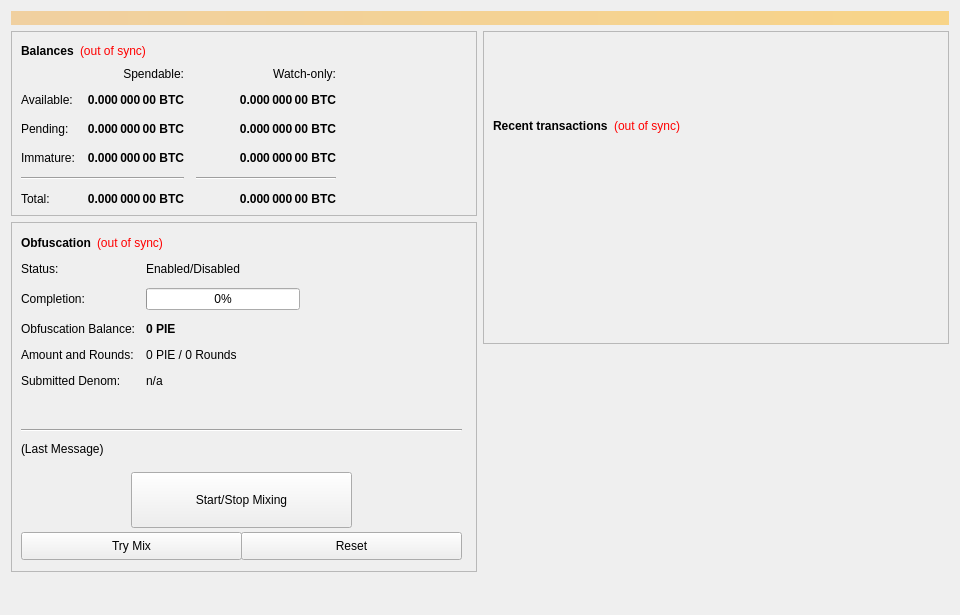
<?xml version="1.0" encoding="UTF-8"?>
<ui version="4.0">
 <class>OverviewPage</class>
 <widget class="QWidget" name="OverviewPage">
  <property name="geometry">
   <rect>
    <x>0</x>
    <y>0</y>
    <width>960</width>
    <height>615</height>
   </rect>
  </property>
  <property name="minimumSize">
   <size>
    <width>960</width>
    <height>0</height>
   </size>
  </property>
  <property name="windowTitle">
   <string>Form</string>
  </property>
  <layout class="QVBoxLayout" name="topLayout">
   <item>
    <widget class="QLabel" name="labelAlerts">
     <property name="visible">
      <bool>false</bool>
     </property>
     <property name="styleSheet">
      <string notr="true">background-color: qlineargradient(x1: 0, y1: 0, x2: 1, y2: 0, stop:0 #F0D0A0, stop:1 #F8D488); color:#000000;</string>
     </property>
     <property name="wordWrap">
      <bool>true</bool>
     </property>
     <property name="margin">
      <number>3</number>
     </property>
    </widget>
   </item>
   <item>
    <layout class="QHBoxLayout" name="horizontalLayout" stretch="1,1">
     <item>
      <layout class="QVBoxLayout" name="verticalLayout_2">
       <item>
        <widget class="QFrame" name="frame">
         <property name="frameShape">
          <enum>QFrame::StyledPanel</enum>
         </property>
         <property name="frameShadow">
          <enum>QFrame::Raised</enum>
         </property>
         <layout class="QVBoxLayout" name="verticalLayout_4">
          <item>
           <layout class="QHBoxLayout" name="horizontalLayout_4">
            <item>
             <widget class="QLabel" name="label_5">
              <property name="font">
               <font>
                <weight>75</weight>
                <bold>true</bold>
               </font>
              </property>
              <property name="text">
               <string>Balances</string>
              </property>
             </widget>
            </item>
            <item>
             <widget class="QLabel" name="labelWalletStatus">
              <property name="cursor">
               <cursorShape>WhatsThisCursor</cursorShape>
              </property>
              <property name="toolTip">
               <string>The displayed information may be out of date. Your wallet automatically synchronizes with the rogaverse network after a connection is established, but this process has not completed yet.</string>
              </property>
              <property name="styleSheet">
               <string notr="true">QLabel { color: red; }</string>
              </property>
              <property name="text">
               <string notr="true">(out of sync)</string>
              </property>
              <property name="alignment">
               <set>Qt::AlignLeading|Qt::AlignLeft|Qt::AlignVCenter</set>
              </property>
             </widget>
            </item>
            <item>
             <spacer name="horizontalSpacer_3">
              <property name="orientation">
               <enum>Qt::Horizontal</enum>
              </property>
              <property name="sizeHint" stdset="0">
               <size>
                <width>40</width>
                <height>20</height>
               </size>
              </property>
             </spacer>
            </item>
           </layout>
          </item>
          <item>
           <layout class="QGridLayout" name="gridLayout">
            <property name="spacing">
             <number>12</number>
            </property>
            <item row="2" column="2">
             <widget class="QLabel" name="labelWatchPending">
              <property name="font">
               <font>
                <weight>75</weight>
                <bold>true</bold>
               </font>
              </property>
              <property name="cursor">
               <cursorShape>IBeamCursor</cursorShape>
              </property>
              <property name="toolTip">
               <string>Unconfirmed transactions to watch-only addresses</string>
              </property>
              <property name="text">
               <string notr="true">0.000 000 00 BTC</string>
              </property>
              <property name="alignment">
               <set>Qt::AlignRight|Qt::AlignTrailing|Qt::AlignVCenter</set>
              </property>
              <property name="textInteractionFlags">
               <set>Qt::LinksAccessibleByMouse|Qt::TextSelectableByKeyboard|Qt::TextSelectableByMouse</set>
              </property>
             </widget>
            </item>
            <item row="2" column="1">
             <widget class="QLabel" name="labelUnconfirmed">
              <property name="font">
               <font>
                <weight>75</weight>
                <bold>true</bold>
               </font>
              </property>
              <property name="cursor">
               <cursorShape>IBeamCursor</cursorShape>
              </property>
              <property name="toolTip">
               <string>Total of transactions that have yet to be confirmed, and do not yet count toward the spendable balance</string>
              </property>
              <property name="text">
               <string notr="true">0.000 000 00 BTC</string>
              </property>
              <property name="alignment">
               <set>Qt::AlignRight|Qt::AlignTrailing|Qt::AlignVCenter</set>
              </property>
              <property name="textInteractionFlags">
               <set>Qt::LinksAccessibleByMouse|Qt::TextSelectableByKeyboard|Qt::TextSelectableByMouse</set>
              </property>
             </widget>
            </item>
            <item row="3" column="2">
             <widget class="QLabel" name="labelWatchImmature">
              <property name="font">
               <font>
                <weight>75</weight>
                <bold>true</bold>
               </font>
              </property>
              <property name="cursor">
               <cursorShape>IBeamCursor</cursorShape>
              </property>
              <property name="toolTip">
               <string>Staked or masternode rewards in watch-only addresses that has not yet matured</string>
              </property>
              <property name="text">
               <string notr="true">0.000 000 00 BTC</string>
              </property>
              <property name="alignment">
               <set>Qt::AlignRight|Qt::AlignTrailing|Qt::AlignVCenter</set>
              </property>
              <property name="textInteractionFlags">
               <set>Qt::LinksAccessibleByMouse|Qt::TextSelectableByKeyboard|Qt::TextSelectableByMouse</set>
              </property>
             </widget>
            </item>
            <item row="4" column="0" colspan="2">
             <widget class="Line" name="lineSpendableBalance">
              <property name="orientation">
               <enum>Qt::Horizontal</enum>
              </property>
             </widget>
            </item>
            <item row="4" column="2">
             <widget class="Line" name="lineWatchBalance">
              <property name="sizePolicy">
               <sizepolicy hsizetype="Preferred" vsizetype="Fixed">
                <horstretch>0</horstretch>
                <verstretch>0</verstretch>
               </sizepolicy>
              </property>
              <property name="minimumSize">
               <size>
                <width>140</width>
                <height>0</height>
               </size>
              </property>
              <property name="orientation">
               <enum>Qt::Horizontal</enum>
              </property>
             </widget>
            </item>
            <item row="5" column="0">
             <widget class="QLabel" name="labelTotalText">
              <property name="text">
               <string>Total:</string>
              </property>
             </widget>
            </item>
            <item row="3" column="1">
             <widget class="QLabel" name="labelImmature">
              <property name="font">
               <font>
                <weight>75</weight>
                <bold>true</bold>
               </font>
              </property>
              <property name="cursor">
               <cursorShape>IBeamCursor</cursorShape>
              </property>
              <property name="toolTip">
               <string>Staked or masternode rewards that has not yet matured</string>
              </property>
              <property name="text">
               <string notr="true">0.000 000 00 BTC</string>
              </property>
              <property name="alignment">
               <set>Qt::AlignRight|Qt::AlignTrailing|Qt::AlignVCenter</set>
              </property>
              <property name="textInteractionFlags">
               <set>Qt::LinksAccessibleByMouse|Qt::TextSelectableByKeyboard|Qt::TextSelectableByMouse</set>
              </property>
             </widget>
            </item>
            <item row="2" column="3">
             <spacer name="horizontalSpacer_2">
              <property name="orientation">
               <enum>Qt::Horizontal</enum>
              </property>
              <property name="sizeHint" stdset="0">
               <size>
                <width>40</width>
                <height>20</height>
               </size>
              </property>
             </spacer>
            </item>
            <item row="3" column="0">
             <widget class="QLabel" name="labelImmatureText">
              <property name="text">
               <string>Immature:</string>
              </property>
             </widget>
            </item>
            <item row="5" column="1">
             <widget class="QLabel" name="labelTotal">
              <property name="font">
               <font>
                <weight>75</weight>
                <bold>true</bold>
               </font>
              </property>
              <property name="cursor">
               <cursorShape>IBeamCursor</cursorShape>
              </property>
              <property name="toolTip">
               <string>Your current total balance</string>
              </property>
              <property name="text">
               <string notr="true">0.000 000 00 BTC</string>
              </property>
              <property name="alignment">
               <set>Qt::AlignRight|Qt::AlignTrailing|Qt::AlignVCenter</set>
              </property>
              <property name="textInteractionFlags">
               <set>Qt::LinksAccessibleByMouse|Qt::TextSelectableByKeyboard|Qt::TextSelectableByMouse</set>
              </property>
             </widget>
            </item>
            <item row="5" column="2">
             <widget class="QLabel" name="labelWatchTotal">
              <property name="font">
               <font>
                <weight>75</weight>
                <bold>true</bold>
               </font>
              </property>
              <property name="cursor">
               <cursorShape>IBeamCursor</cursorShape>
              </property>
              <property name="toolTip">
               <string>Current total balance in watch-only addresses</string>
              </property>
              <property name="text">
               <string notr="true">0.000 000 00 BTC</string>
              </property>
              <property name="alignment">
               <set>Qt::AlignRight|Qt::AlignTrailing|Qt::AlignVCenter</set>
              </property>
              <property name="textInteractionFlags">
               <set>Qt::LinksAccessibleByMouse|Qt::TextSelectableByKeyboard|Qt::TextSelectableByMouse</set>
              </property>
             </widget>
            </item>
            <item row="0" column="2">
             <widget class="QLabel" name="labelWatchonly">
              <property name="text">
               <string>Watch-only:</string>
              </property>
              <property name="alignment">
               <set>Qt::AlignRight|Qt::AlignTrailing|Qt::AlignVCenter</set>
              </property>
             </widget>
            </item>
            <item row="1" column="0">
             <widget class="QLabel" name="labelBalanceText">
              <property name="text">
               <string>Available:</string>
              </property>
             </widget>
            </item>
            <item row="1" column="1">
             <widget class="QLabel" name="labelBalance">
              <property name="font">
               <font>
                <weight>75</weight>
                <bold>true</bold>
               </font>
              </property>
              <property name="cursor">
               <cursorShape>IBeamCursor</cursorShape>
              </property>
              <property name="toolTip">
               <string>Your current spendable balance</string>
              </property>
              <property name="text">
               <string notr="true">0.000 000 00 BTC</string>
              </property>
              <property name="alignment">
               <set>Qt::AlignRight|Qt::AlignTrailing|Qt::AlignVCenter</set>
              </property>
              <property name="textInteractionFlags">
               <set>Qt::LinksAccessibleByMouse|Qt::TextSelectableByKeyboard|Qt::TextSelectableByMouse</set>
              </property>
             </widget>
            </item>
            <item row="1" column="2">
             <widget class="QLabel" name="labelWatchAvailable">
              <property name="font">
               <font>
                <weight>75</weight>
                <bold>true</bold>
               </font>
              </property>
              <property name="cursor">
               <cursorShape>IBeamCursor</cursorShape>
              </property>
              <property name="toolTip">
               <string>Your current balance in watch-only addresses</string>
              </property>
              <property name="text">
               <string notr="true">0.000 000 00 BTC</string>
              </property>
              <property name="alignment">
               <set>Qt::AlignRight|Qt::AlignTrailing|Qt::AlignVCenter</set>
              </property>
              <property name="textInteractionFlags">
               <set>Qt::LinksAccessibleByMouse|Qt::TextSelectableByKeyboard|Qt::TextSelectableByMouse</set>
              </property>
             </widget>
            </item>
            <item row="2" column="0">
             <widget class="QLabel" name="labelPendingText">
              <property name="text">
               <string>Pending:</string>
              </property>
             </widget>
            </item>
            <item row="0" column="1">
             <widget class="QLabel" name="labelSpendable">
              <property name="text">
               <string>Spendable:</string>
              </property>
              <property name="alignment">
               <set>Qt::AlignRight|Qt::AlignTrailing|Qt::AlignVCenter</set>
              </property>
             </widget>
            </item>
           </layout>
          </item>
         </layout>
        </widget>
       </item>
       <item>
        <widget class="QFrame" name="frameObfuscation">
         <property name="minimumSize">
          <size>
           <width>0</width>
           <height>350</height>
          </size>
         </property>
         <property name="layoutDirection">
          <enum>Qt::LeftToRight</enum>
         </property>
         <property name="frameShape">
          <enum>QFrame::StyledPanel</enum>
         </property>
         <property name="frameShadow">
          <enum>QFrame::Raised</enum>
         </property>
         <widget class="QWidget" name="formLayoutWidget">
          <property name="geometry">
           <rect>
            <x>10</x>
            <y>40</y>
            <width>451</width>
            <height>161</height>
           </rect>
          </property>
          <layout class="QFormLayout" name="formLayout">
           <property name="fieldGrowthPolicy">
            <enum>QFormLayout::AllNonFixedFieldsGrow</enum>
           </property>
           <property name="horizontalSpacing">
            <number>11</number>
           </property>
           <property name="verticalSpacing">
            <number>12</number>
           </property>
           <item row="0" column="0">
            <widget class="QLabel" name="label_6">
             <property name="text">
              <string>Status:</string>
             </property>
            </widget>
           </item>
           <item row="1" column="0">
            <widget class="QLabel" name="label_7">
             <property name="text">
              <string>Completion:</string>
             </property>
            </widget>
           </item>
           <item row="1" column="1">
            <widget class="QProgressBar" name="obfuscationProgress">
             <property name="maximumSize">
              <size>
               <width>154</width>
               <height>16777215</height>
              </size>
             </property>
             <property name="value">
              <number>0</number>
             </property>
            </widget>
           </item>
           <item row="2" column="0">
            <widget class="QLabel" name="labelAnonymizedText">
             <property name="text">
              <string>Obfuscation Balance:</string>
             </property>
            </widget>
           </item>
           <item row="2" column="1">
            <widget class="QLabel" name="labelAnonymized">
             <property name="font">
              <font>
               <weight>75</weight>
               <bold>true</bold>
              </font>
             </property>
             <property name="text">
              <string notr="true">0 PIE</string>
             </property>
            </widget>
           </item>
           <item row="3" column="0">
            <widget class="QLabel" name="label_8">
             <property name="text">
              <string>Amount and Rounds:</string>
             </property>
            </widget>
           </item>
           <item row="3" column="1">
            <widget class="QLabel" name="labelAmountRounds">
             <property name="text">
              <string>0 PIE / 0 Rounds</string>
             </property>
            </widget>
           </item>
           <item row="4" column="0">
            <widget class="QLabel" name="label_9">
             <property name="text">
              <string>Submitted Denom:</string>
             </property>
            </widget>
           </item>
           <item row="4" column="1">
            <widget class="QLabel" name="labelSubmittedDenom">
             <property name="toolTip">
              <string>The denominations you submitted to the Masternode.&lt;br&gt;To mix, other users must submit the exact same denominations.</string>
             </property>
             <property name="text">
              <string>n/a</string>
             </property>
            </widget>
           </item>
           <item row="0" column="1">
            <widget class="QLabel" name="obfuscationEnabled">
             <property name="text">
              <string>Enabled/Disabled</string>
             </property>
            </widget>
           </item>
          </layout>
         </widget>
         <widget class="QPushButton" name="runAutoDenom">
          <property name="geometry">
           <rect>
            <x>251</x>
            <y>17</y>
            <width>1</width>
            <height>1</height>
           </rect>
          </property>
          <property name="palette">
           <palette>
            <active>
             <colorrole role="WindowText">
              <brush brushstyle="SolidPattern">
               <color alpha="255">
                <red>0</red>
                <green>0</green>
                <blue>0</blue>
               </color>
              </brush>
             </colorrole>
             <colorrole role="Button">
              <brush brushstyle="SolidPattern">
               <color alpha="255">
                <red>239</red>
                <green>238</green>
                <blue>238</blue>
               </color>
              </brush>
             </colorrole>
             <colorrole role="Light">
              <brush brushstyle="SolidPattern">
               <color alpha="255">
                <red>255</red>
                <green>255</green>
                <blue>255</blue>
               </color>
              </brush>
             </colorrole>
             <colorrole role="Midlight">
              <brush brushstyle="SolidPattern">
               <color alpha="255">
                <red>247</red>
                <green>246</green>
                <blue>246</blue>
               </color>
              </brush>
             </colorrole>
             <colorrole role="Dark">
              <brush brushstyle="SolidPattern">
               <color alpha="255">
                <red>119</red>
                <green>119</green>
                <blue>119</blue>
               </color>
              </brush>
             </colorrole>
             <colorrole role="Mid">
              <brush brushstyle="SolidPattern">
               <color alpha="255">
                <red>159</red>
                <green>159</green>
                <blue>159</blue>
               </color>
              </brush>
             </colorrole>
             <colorrole role="Text">
              <brush brushstyle="SolidPattern">
               <color alpha="255">
                <red>0</red>
                <green>0</green>
                <blue>0</blue>
               </color>
              </brush>
             </colorrole>
             <colorrole role="BrightText">
              <brush brushstyle="SolidPattern">
               <color alpha="255">
                <red>255</red>
                <green>255</green>
                <blue>255</blue>
               </color>
              </brush>
             </colorrole>
             <colorrole role="ButtonText">
              <brush brushstyle="SolidPattern">
               <color alpha="255">
                <red>0</red>
                <green>0</green>
                <blue>0</blue>
               </color>
              </brush>
             </colorrole>
             <colorrole role="Base">
              <brush brushstyle="SolidPattern">
               <color alpha="255">
                <red>255</red>
                <green>255</green>
                <blue>255</blue>
               </color>
              </brush>
             </colorrole>
             <colorrole role="Window">
              <brush brushstyle="SolidPattern">
               <color alpha="255">
                <red>239</red>
                <green>238</green>
                <blue>238</blue>
               </color>
              </brush>
             </colorrole>
             <colorrole role="Shadow">
              <brush brushstyle="SolidPattern">
               <color alpha="255">
                <red>0</red>
                <green>0</green>
                <blue>0</blue>
               </color>
              </brush>
             </colorrole>
             <colorrole role="AlternateBase">
              <brush brushstyle="SolidPattern">
               <color alpha="255">
                <red>247</red>
                <green>246</green>
                <blue>246</blue>
               </color>
              </brush>
             </colorrole>
             <colorrole role="ToolTipBase">
              <brush brushstyle="SolidPattern">
               <color alpha="255">
                <red>255</red>
                <green>255</green>
                <blue>220</blue>
               </color>
              </brush>
             </colorrole>
             <colorrole role="ToolTipText">
              <brush brushstyle="SolidPattern">
               <color alpha="255">
                <red>0</red>
                <green>0</green>
                <blue>0</blue>
               </color>
              </brush>
             </colorrole>
            </active>
            <inactive>
             <colorrole role="WindowText">
              <brush brushstyle="SolidPattern">
               <color alpha="255">
                <red>0</red>
                <green>0</green>
                <blue>0</blue>
               </color>
              </brush>
             </colorrole>
             <colorrole role="Button">
              <brush brushstyle="SolidPattern">
               <color alpha="255">
                <red>239</red>
                <green>238</green>
                <blue>238</blue>
               </color>
              </brush>
             </colorrole>
             <colorrole role="Light">
              <brush brushstyle="SolidPattern">
               <color alpha="255">
                <red>255</red>
                <green>255</green>
                <blue>255</blue>
               </color>
              </brush>
             </colorrole>
             <colorrole role="Midlight">
              <brush brushstyle="SolidPattern">
               <color alpha="255">
                <red>247</red>
                <green>246</green>
                <blue>246</blue>
               </color>
              </brush>
             </colorrole>
             <colorrole role="Dark">
              <brush brushstyle="SolidPattern">
               <color alpha="255">
                <red>119</red>
                <green>119</green>
                <blue>119</blue>
               </color>
              </brush>
             </colorrole>
             <colorrole role="Mid">
              <brush brushstyle="SolidPattern">
               <color alpha="255">
                <red>159</red>
                <green>159</green>
                <blue>159</blue>
               </color>
              </brush>
             </colorrole>
             <colorrole role="Text">
              <brush brushstyle="SolidPattern">
               <color alpha="255">
                <red>0</red>
                <green>0</green>
                <blue>0</blue>
               </color>
              </brush>
             </colorrole>
             <colorrole role="BrightText">
              <brush brushstyle="SolidPattern">
               <color alpha="255">
                <red>255</red>
                <green>255</green>
                <blue>255</blue>
               </color>
              </brush>
             </colorrole>
             <colorrole role="ButtonText">
              <brush brushstyle="SolidPattern">
               <color alpha="255">
                <red>0</red>
                <green>0</green>
                <blue>0</blue>
               </color>
              </brush>
             </colorrole>
             <colorrole role="Base">
              <brush brushstyle="SolidPattern">
               <color alpha="255">
                <red>255</red>
                <green>255</green>
                <blue>255</blue>
               </color>
              </brush>
             </colorrole>
             <colorrole role="Window">
              <brush brushstyle="SolidPattern">
               <color alpha="255">
                <red>239</red>
                <green>238</green>
                <blue>238</blue>
               </color>
              </brush>
             </colorrole>
             <colorrole role="Shadow">
              <brush brushstyle="SolidPattern">
               <color alpha="255">
                <red>0</red>
                <green>0</green>
                <blue>0</blue>
               </color>
              </brush>
             </colorrole>
             <colorrole role="AlternateBase">
              <brush brushstyle="SolidPattern">
               <color alpha="255">
                <red>247</red>
                <green>246</green>
                <blue>246</blue>
               </color>
              </brush>
             </colorrole>
             <colorrole role="ToolTipBase">
              <brush brushstyle="SolidPattern">
               <color alpha="255">
                <red>255</red>
                <green>255</green>
                <blue>220</blue>
               </color>
              </brush>
             </colorrole>
             <colorrole role="ToolTipText">
              <brush brushstyle="SolidPattern">
               <color alpha="255">
                <red>0</red>
                <green>0</green>
                <blue>0</blue>
               </color>
              </brush>
             </colorrole>
            </inactive>
            <disabled>
             <colorrole role="WindowText">
              <brush brushstyle="SolidPattern">
               <color alpha="255">
                <red>119</red>
                <green>119</green>
                <blue>119</blue>
               </color>
              </brush>
             </colorrole>
             <colorrole role="Button">
              <brush brushstyle="SolidPattern">
               <color alpha="255">
                <red>239</red>
                <green>238</green>
                <blue>238</blue>
               </color>
              </brush>
             </colorrole>
             <colorrole role="Light">
              <brush brushstyle="SolidPattern">
               <color alpha="255">
                <red>255</red>
                <green>255</green>
                <blue>255</blue>
               </color>
              </brush>
             </colorrole>
             <colorrole role="Midlight">
              <brush brushstyle="SolidPattern">
               <color alpha="255">
                <red>247</red>
                <green>246</green>
                <blue>246</blue>
               </color>
              </brush>
             </colorrole>
             <colorrole role="Dark">
              <brush brushstyle="SolidPattern">
               <color alpha="255">
                <red>119</red>
                <green>119</green>
                <blue>119</blue>
               </color>
              </brush>
             </colorrole>
             <colorrole role="Mid">
              <brush brushstyle="SolidPattern">
               <color alpha="255">
                <red>159</red>
                <green>159</green>
                <blue>159</blue>
               </color>
              </brush>
             </colorrole>
             <colorrole role="Text">
              <brush brushstyle="SolidPattern">
               <color alpha="255">
                <red>119</red>
                <green>119</green>
                <blue>119</blue>
               </color>
              </brush>
             </colorrole>
             <colorrole role="BrightText">
              <brush brushstyle="SolidPattern">
               <color alpha="255">
                <red>255</red>
                <green>255</green>
                <blue>255</blue>
               </color>
              </brush>
             </colorrole>
             <colorrole role="ButtonText">
              <brush brushstyle="SolidPattern">
               <color alpha="255">
                <red>119</red>
                <green>119</green>
                <blue>119</blue>
               </color>
              </brush>
             </colorrole>
             <colorrole role="Base">
              <brush brushstyle="SolidPattern">
               <color alpha="255">
                <red>239</red>
                <green>238</green>
                <blue>238</blue>
               </color>
              </brush>
             </colorrole>
             <colorrole role="Window">
              <brush brushstyle="SolidPattern">
               <color alpha="255">
                <red>239</red>
                <green>238</green>
                <blue>238</blue>
               </color>
              </brush>
             </colorrole>
             <colorrole role="Shadow">
              <brush brushstyle="SolidPattern">
               <color alpha="255">
                <red>0</red>
                <green>0</green>
                <blue>0</blue>
               </color>
              </brush>
             </colorrole>
             <colorrole role="AlternateBase">
              <brush brushstyle="SolidPattern">
               <color alpha="255">
                <red>239</red>
                <green>238</green>
                <blue>238</blue>
               </color>
              </brush>
             </colorrole>
             <colorrole role="ToolTipBase">
              <brush brushstyle="SolidPattern">
               <color alpha="255">
                <red>255</red>
                <green>255</green>
                <blue>220</blue>
               </color>
              </brush>
             </colorrole>
             <colorrole role="ToolTipText">
              <brush brushstyle="SolidPattern">
               <color alpha="255">
                <red>0</red>
                <green>0</green>
                <blue>0</blue>
               </color>
              </brush>
             </colorrole>
            </disabled>
           </palette>
          </property>
          <property name="focusPolicy">
           <enum>Qt::NoFocus</enum>
          </property>
          <property name="autoFillBackground">
           <bool>true</bool>
          </property>
          <property name="text">
           <string/>
          </property>
          <property name="flat">
           <bool>true</bool>
          </property>
         </widget>
         <widget class="QPushButton" name="toggleObfuscation">
          <property name="geometry">
           <rect>
            <x>120</x>
            <y>250</y>
            <width>221</width>
            <height>56</height>
           </rect>
          </property>
          <property name="sizePolicy">
           <sizepolicy hsizetype="MinimumExpanding" vsizetype="Fixed">
            <horstretch>0</horstretch>
            <verstretch>0</verstretch>
           </sizepolicy>
          </property>
          <property name="text">
           <string>Start/Stop Mixing</string>
          </property>
         </widget>
         <widget class="Line" name="lineLastMessage">
          <property name="geometry">
           <rect>
            <x>10</x>
            <y>200</y>
            <width>441</width>
            <height>16</height>
           </rect>
          </property>
          <property name="orientation">
           <enum>Qt::Horizontal</enum>
          </property>
         </widget>
         <widget class="QLabel" name="obfuscationStatus">
          <property name="geometry">
           <rect>
            <x>10</x>
            <y>220</y>
            <width>451</width>
            <height>61</height>
           </rect>
          </property>
          <property name="minimumSize">
           <size>
            <width>288</width>
            <height>43</height>
           </size>
          </property>
          <property name="text">
           <string>(Last Message)</string>
          </property>
          <property name="alignment">
           <set>Qt::AlignLeading|Qt::AlignLeft|Qt::AlignTop</set>
          </property>
          <property name="wordWrap">
           <bool>true</bool>
          </property>
         </widget>
         <widget class="QPushButton" name="obfuscationAuto">
          <property name="geometry">
           <rect>
            <x>10</x>
            <y>310</y>
            <width>221</width>
            <height>28</height>
           </rect>
          </property>
          <property name="sizePolicy">
           <sizepolicy hsizetype="MinimumExpanding" vsizetype="Fixed">
            <horstretch>0</horstretch>
            <verstretch>0</verstretch>
           </sizepolicy>
          </property>
          <property name="toolTip">
           <string>Try to manually submit a Obfuscation request.</string>
          </property>
          <property name="text">
           <string>Try Mix</string>
          </property>
         </widget>
         <widget class="QPushButton" name="obfuscationReset">
          <property name="geometry">
           <rect>
            <x>230</x>
            <y>310</y>
            <width>221</width>
            <height>28</height>
           </rect>
          </property>
          <property name="sizePolicy">
           <sizepolicy hsizetype="MinimumExpanding" vsizetype="Fixed">
            <horstretch>0</horstretch>
            <verstretch>0</verstretch>
           </sizepolicy>
          </property>
          <property name="toolTip">
           <string>Reset the current status of Obfuscation (can interrupt Obfuscation if it's in the process of Mixing, which can cost you money!)</string>
          </property>
          <property name="autoFillBackground">
           <bool>false</bool>
          </property>
          <property name="text">
           <string>Reset</string>
          </property>
         </widget>
         <widget class="QWidget" name="layoutWidget">
          <property name="geometry">
           <rect>
            <x>10</x>
            <y>10</y>
            <width>431</width>
            <height>22</height>
           </rect>
          </property>
          <layout class="QHBoxLayout" name="horizontalLayout_5">
           <item>
            <widget class="QLabel" name="label_2">
             <property name="font">
              <font>
               <weight>75</weight>
               <bold>true</bold>
              </font>
             </property>
             <property name="text">
              <string>Obfuscation</string>
             </property>
            </widget>
           </item>
           <item>
            <widget class="QLabel" name="labelObfuscationSyncStatus">
             <property name="toolTip">
              <string>The displayed information may be out of date. Your wallet automatically synchronizes with the rogaverse network after a connection is established, but this process has not completed yet.</string>
             </property>
             <property name="styleSheet">
              <string notr="true">QLabel { color: red; }</string>
             </property>
             <property name="text">
              <string notr="true">(out of sync)</string>
             </property>
             <property name="alignment">
              <set>Qt::AlignLeading|Qt::AlignLeft|Qt::AlignVCenter</set>
             </property>
            </widget>
           </item>
           <item>
            <spacer name="horizontalSpacer_4">
             <property name="orientation">
              <enum>Qt::Horizontal</enum>
             </property>
             <property name="sizeHint" stdset="0">
              <size>
               <width>40</width>
               <height>20</height>
              </size>
             </property>
            </spacer>
           </item>
          </layout>
         </widget>
        </widget>
       </item>
       <item>
        <spacer name="verticalSpacer">
         <property name="orientation">
          <enum>Qt::Vertical</enum>
         </property>
         <property name="sizeHint" stdset="0">
          <size>
           <width>20</width>
           <height>40</height>
          </size>
         </property>
        </spacer>
       </item>
      </layout>
     </item>
     <item>
      <layout class="QVBoxLayout" name="verticalLayout_3">
       <item>
        <widget class="QFrame" name="frame_2">
         <property name="frameShape">
          <enum>QFrame::StyledPanel</enum>
         </property>
         <property name="frameShadow">
          <enum>QFrame::Raised</enum>
         </property>
         <layout class="QVBoxLayout" name="verticalLayout">
          <item>
           <spacer name="verticalSpacer_3">
            <property name="orientation">
             <enum>Qt::Vertical</enum>
            </property>
            <property name="sizeType">
             <enum>QSizePolicy::Fixed</enum>
            </property>
            <property name="sizeHint" stdset="0">
             <size>
              <width>20</width>
              <height>75</height>
             </size>
            </property>
           </spacer>
          </item>
          <item>
           <layout class="QHBoxLayout" name="horizontalLayout_2">
            <item>
             <widget class="QLabel" name="label_4">
              <property name="font">
               <font>
                <weight>75</weight>
                <bold>true</bold>
               </font>
              </property>
              <property name="text">
               <string>Recent transactions</string>
              </property>
             </widget>
            </item>
            <item>
             <widget class="QLabel" name="labelTransactionsStatus">
              <property name="cursor">
               <cursorShape>WhatsThisCursor</cursorShape>
              </property>
              <property name="toolTip">
               <string>The displayed information may be out of date. Your wallet automatically synchronizes with the rogaverse network after a connection is established, but this process has not completed yet.</string>
              </property>
              <property name="styleSheet">
               <string notr="true">QLabel { color: red; }</string>
              </property>
              <property name="text">
               <string notr="true">(out of sync)</string>
              </property>
              <property name="alignment">
               <set>Qt::AlignRight|Qt::AlignTrailing|Qt::AlignVCenter</set>
              </property>
             </widget>
            </item>
            <item>
             <spacer name="horizontalSpacer">
              <property name="orientation">
               <enum>Qt::Horizontal</enum>
              </property>
              <property name="sizeHint" stdset="0">
               <size>
                <width>40</width>
                <height>20</height>
               </size>
              </property>
             </spacer>
            </item>
           </layout>
          </item>
          <item>
           <widget class="QListView" name="listTransactions">
            <property name="styleSheet">
             <string notr="true">QListView { background: transparent; }</string>
            </property>
            <property name="frameShape">
             <enum>QFrame::NoFrame</enum>
            </property>
            <property name="verticalScrollBarPolicy">
             <enum>Qt::ScrollBarAlwaysOff</enum>
            </property>
            <property name="horizontalScrollBarPolicy">
             <enum>Qt::ScrollBarAlwaysOff</enum>
            </property>
            <property name="selectionMode">
             <enum>QAbstractItemView::NoSelection</enum>
            </property>
           </widget>
          </item>
         </layout>
        </widget>
       </item>
       <item>
        <spacer name="verticalSpacer_2">
         <property name="orientation">
          <enum>Qt::Vertical</enum>
         </property>
         <property name="sizeType">
          <enum>QSizePolicy::Expanding</enum>
         </property>
         <property name="sizeHint" stdset="0">
          <size>
           <width>20</width>
           <height>40</height>
          </size>
         </property>
        </spacer>
       </item>
      </layout>
     </item>
    </layout>
   </item>
  </layout>
 </widget>
 <resources/>
 <connections/>
</ui>
